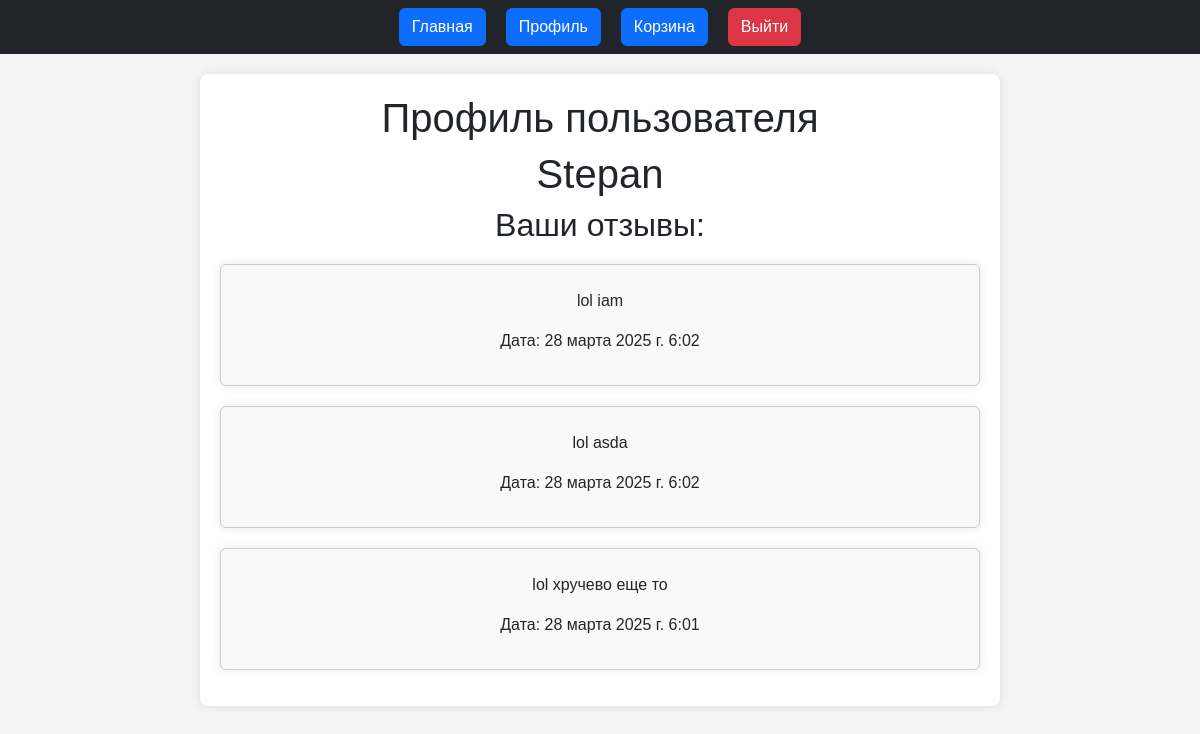
Before: /profile/ (signed in) with the older database file.
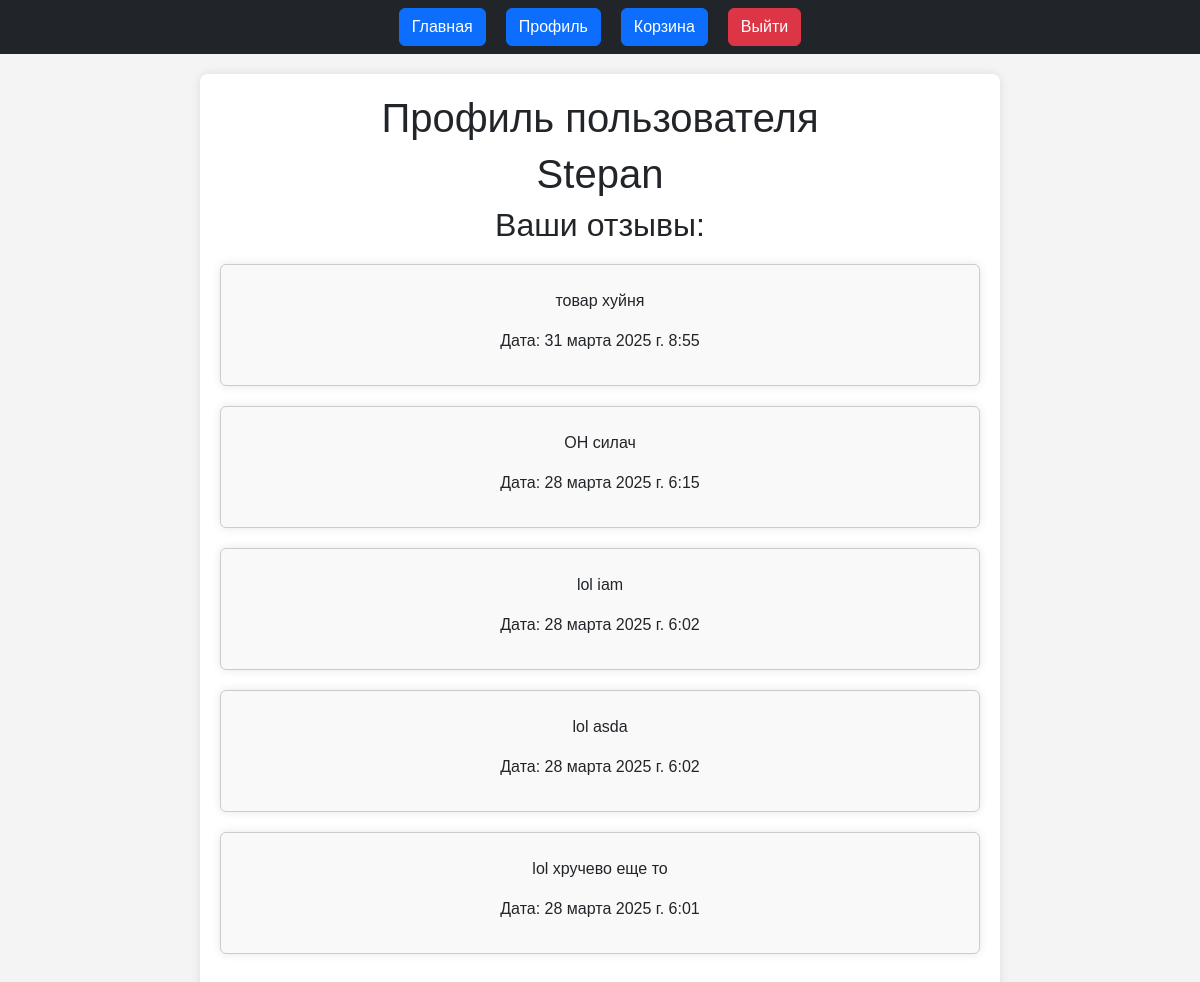
After: the same page with the newer database file.
### comments/models.py (models this page shows, shortened)
class Review(models.Model):
    user = models.ForeignKey(User, on_delete=models.CASCADE)
    product = models.ForeignKey(Tovars, on_delete=models.CASCADE)
    rating = models.IntegerField(validators=[MaxValueValidator(5)])
    text = models.TextField()
    created_at = models.DateTimeField(auto_now_add=True)

### comments/views.py (the view)
# urls.py: path('profile/', views.profile, name='profile'),
@login_required
def profile(request):
    reviews = Review.objects.filter(user=request.user).order_by('-created_at')
    return render(request, 'comments/profile.html', {'reviews': reviews})

### comments/templates/comments/profile.html (shortened to what this page needs)
{% extends 'comments/base.html' %}
{% block content %}
    <h1>Профиль пользователя</h1>
    <h1>{{ user.username }}</h1>
    <h2>
        Ваши отзывы:
    </h2>
    <p>
        {% for review in reviews %}
            <div class="container p-3 mb-3 rounded col-auto" style="background-color: #f9f9f9; border: 1px solid #ccc; border-radius: 5px;">
                <p>{{ review.text }}</p>
                <p>Дата: {{ review.created_at }}</p>
            </div>
        {% endfor %}
    </p>
{% endblock content %}

Changed rows visible on the page:
added Review: text "товар хуйня", created_at "31 марта 2025 г. 8:55"
added Review: text "ОН силач", created_at "28 марта 2025 г. 6:15"
